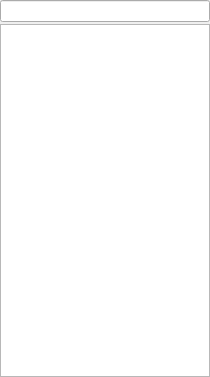
<?xml version="1.0" encoding="UTF-8"?>
<ui version="4.0">
 <author>Robert Gruber &lt;rgruber@users.salomon.at&gt;</author>
 <class>SnippetViewBase</class>
 <widget class="QWidget" name="SnippetViewBase">
  <property name="geometry">
   <rect>
    <x>0</x>
    <y>0</y>
    <width>210</width>
    <height>377</height>
   </rect>
  </property>
  <layout class="QVBoxLayout">
   <property name="spacing">
    <number>2</number>
   </property>
   <property name="margin">
    <number>0</number>
   </property>
   <item>
    <layout class="QHBoxLayout">
     <property name="spacing">
      <number>0</number>
     </property>
     <item>
      <widget class="KLineEdit" name="filterText">
       <property name="sizePolicy">
        <sizepolicy hsizetype="Expanding" vsizetype="Minimum">
         <horstretch>0</horstretch>
         <verstretch>0</verstretch>
        </sizepolicy>
       </property>
       <property name="toolTip">
        <string>Define filter here</string>
       </property>
       <property name="clickMessage">
        <string>Filter...</string>
       </property>
       <property name="showClearButton" stdset="0">
        <bool>true</bool>
       </property>
      </widget>
     </item>
    </layout>
   </item>
   <item>
    <widget class="QTreeView" name="snippetTree">
    </widget>
   </item>
  </layout>
 </widget>
 <customwidgets>
  <customwidget>
   <class>KLineEdit</class>
   <extends>QLineEdit</extends>
   <header>klineedit.h</header>
  </customwidget>
 </customwidgets>
 <tabstops>
  <tabstop>filterText</tabstop>
  <tabstop>snippetTree</tabstop>
 </tabstops>
 <resources/>
 <connections/>
</ui>
